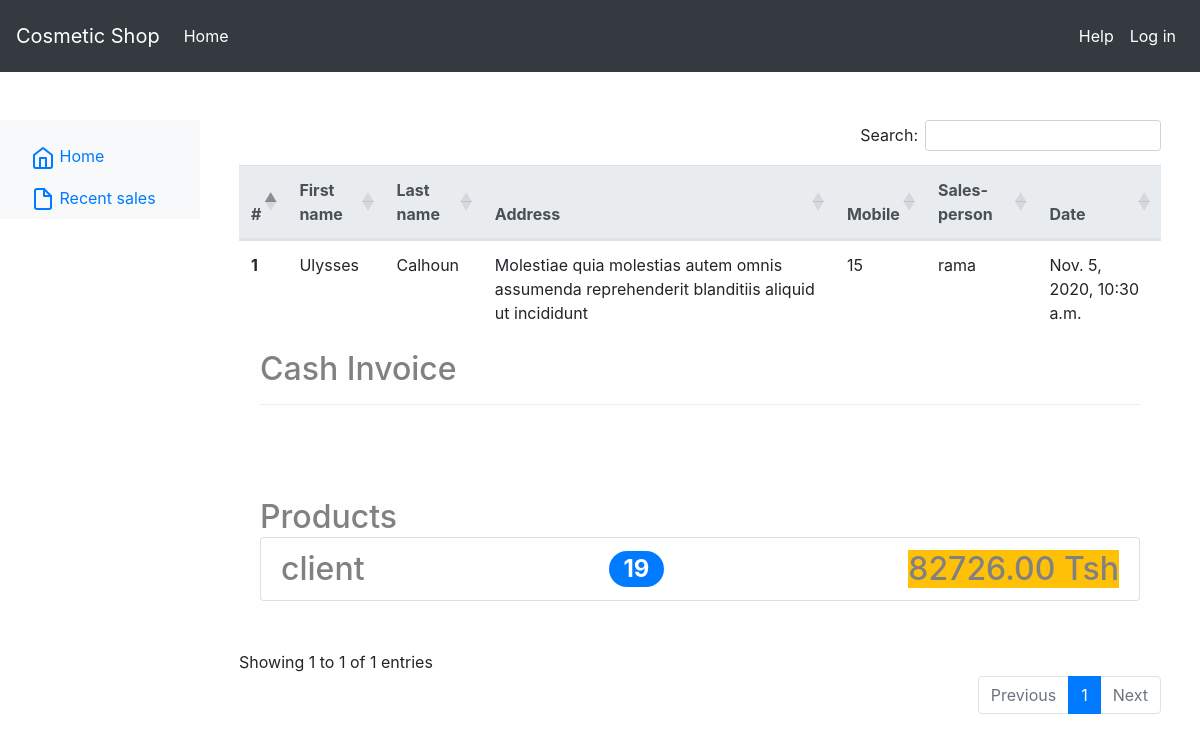
The page /orders/order-detail-checkout/1/ on the database its author committed.
### orders/models.py (models this page shows, shortened)
class OrderItem(models.Model):
    order = models.ForeignKey(Order, related_name='items', on_delete=models.CASCADE)
    product = models.ForeignKey(Product, related_name='order_items', on_delete=models.CASCADE)
    price = models.DecimalField(max_digits=10, decimal_places=2)
    quantity = models.PositiveIntegerField(default=1)
    def get_cost(self):
        return self.price * self.quantity

class Order(models.Model):
    sold_by = models.ForeignKey(User, on_delete=models.DO_NOTHING, null=True, blank=True)
    first_name = models.CharField(_('first name'), max_length=50)
    last_name = models.CharField(_('last name'), max_length=50)
    mobile = models.PositiveIntegerField(blank=True, null=True)
    address = models.CharField(_('address'), max_length=250)
    created = models.DateTimeField(auto_now_add=True)
    updated = models.DateTimeField(auto_now=True)
    paid = models.BooleanField(default=False)
    class Meta:
        ordering = ('-created',)

### shop/models.py (models this page shows, shortened)
class Product(models.Model):
    sold_by = models.ForeignKey(User, related_name='saler', on_delete=models.DO_NOTHING, null=True, blank=True)  # for keeping record of who sold the goods
    stock_updated_by = models.ManyToManyField(User, blank=True, related_name='updater', null=True)
    category = models.ForeignKey(Category, related_name='products', on_delete=models.DO_NOTHING)
    initial_cost = models.DecimalField(max_digits=10, decimal_places=2, default=0, null=True)
    name = models.CharField(max_length=200, db_index=True)
    slug = models.SlugField(max_length=200, db_index=True)
    image = models.ImageField(upload_to='products/%Y/%m/%d/%S', blank=True)
    description = models.TextField(blank=True)
    price = models.DecimalField(max_digits=10, decimal_places=2)
    available = models.BooleanField(default=True, help_text='Checked means the stock is ready for sales')  # set True to allow goods to be visible in product for sales
    created = models.DateTimeField(auto_now_add=True)  # stock created
    quantity = models.PositiveSmallIntegerField(null=True, blank=True)
    vendor = models.CharField(max_length=200, blank=True, null=True)
    vendor_phone = models.CharField(max_length=20, blank=True, null=True)
    updated = models.DateTimeField(auto_now=True, null=True)
    vendor_email = models.EmailField(blank=True, null=True)
    vendor_website = models.URLField(blank=True, null=True)
    stock_cost = models.DecimalField(max_length=9, decimal_places=2, max_digits=11, blank=True, null=True)
    transport_fee = models.DecimalField(max_length=9, decimal_places=2, max_digits=11, blank=True, null=True)
    class Meta:
        ordering = ('name',)
        index_together = (('id', 'slug'),)

### auths/models.py (models this page shows)
class User(AbstractUser):
    is_pos = models.BooleanField(default=False, blank=True, null=True)
    is_manager = models.BooleanField(default=False, blank=True, null=True)
    is_super_manager = models.BooleanField(default=False, blank=True, null=True)
    is_admin = models.BooleanField(default=False)

### orders/views.py (the view)
# urls.py: path('order-detail-checkout/<int:pk>/', views.OrderDetailView.as_view(), name='order-mwisho')
class OrderDetailView(generic.DetailView):
    model = Order
    context_object_name = 'order_detail'
    template_name = 'orders/detail.html'
    def get_context_data(self, **kwargs):
        context = super(OrderDetailView, self).get_context_data(**kwargs)
        context['order'] = Order.objects.get(id=self.object.id)
        context['order_item'] = OrderItem.objects.filter(order=context['order'])
        context['prod'] = Product.objects.filter(order_items__order__first_name=context['order'].first_name)
        return context

### orders/templates/orders/detail.html (shortened to what this page needs)
{% extends 'pos/base.html' %}
{% load static %}
{% block ext %}
    <link rel="stylesheet" href="https://cdnjs.cloudflare.com/ajax/libs/twitter-bootstrap/4.1.3/css/bootstrap.css">
    <link rel="stylesheet" href="https://cdn.datatables.net/1.10.21/css/dataTables.bootstrap4.min.css">
{% endblock %}
{% block main1 %}
    <div class="container">
        <table class="table table-responsive" id="shop_table">
            <caption class="alert alert-light h2">Cash Invoice
                <hr>
            <br><br>
            <div class="row">
              {% for j in order_item %}
                    <div class="col">
                    Products
                    <ul class="list-group">
  <li class="list-group-item d-flex justify-content-between align-items-center">
    {{ j.product.name }}<span class="badge badge-primary badge-pill">{{ j.quantity }}</span><span class="bg-warning">{{ j.get_cost }} Tsh</span>
  </li>
</ul>
                    </div>
              {% endfor %}
            </div>
            </caption>
  <thead class="thead-light">
    <tr>
      <th scope="col">#</th>
      <th scope="col">First name</th>
      <th scope="col">Last name</th>
      <th scope="col">Address</th>
        <th scope="col">Mobile</th>
        <th scope="col">Sales-person</th>
        <th scope="col">Date</th>
    </tr>
  </thead>
  <tbody>
    <tr>
      <th scope="row">{{ order_detail.id }}</th>
      <td>{{ order_detail.first_name }}</td>
      <td>{{ order_detail.last_name }}</td>
      <td>{{ order_detail.address }}</td>
        <td>{{ order_detail.mobile }}</td>
        <td>{{ order_detail.sold_by.username }} {{ order_detail.sold_by.last_name }}</td>
        <td>{{ order_detail.created }}</td>
    </tr>
  </tbody>
        </table>
    </div>
{% endblock %}

### rows shown on the page
OrderItem: product.name "client", quantity "19", get_cost "82726.00"
Order: id "1", first_name "Ulysses", last_name "Calhoun", address "Molestiae quia molestias autem omnis assumenda reprehenderit blanditiis aliquid ut incididunt", mobile "15", sold_by.username "rama", created "Nov. 5, 2020, 10:30 a.m."
